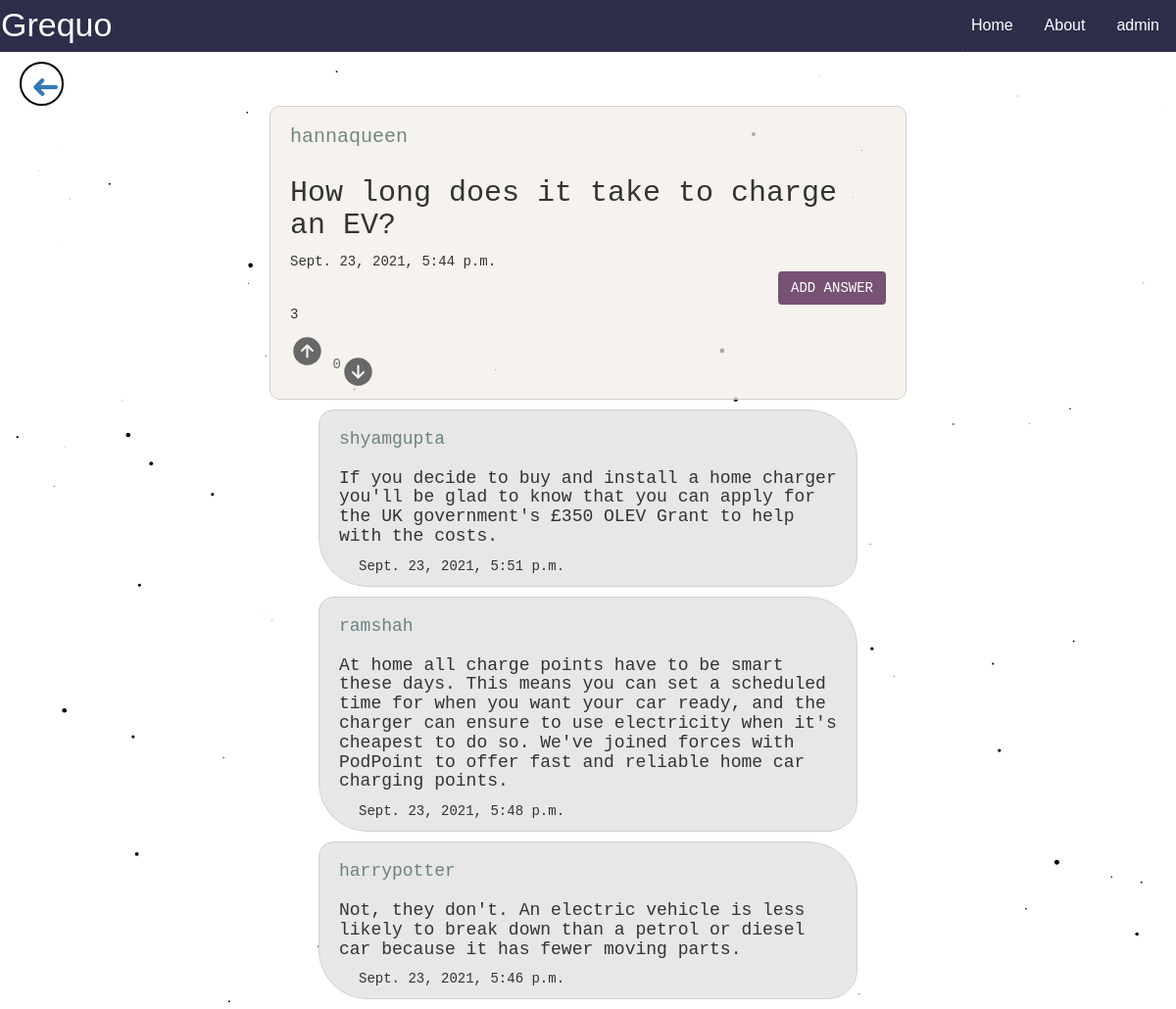
The page /post/21 (signed in) on the database its author committed.
### GrequoApp/models.py (models this page shows, shortened)
class Userquest(models.Model):
    id = models.BigAutoField(auto_created=True, primary_key=True,
                             serialize=False, verbose_name='ID')
    author = models.ForeignKey(User, default=1,
                               null=False,
                               on_delete=models.CASCADE)
    quest = models.TextField(max_length=300, default='')
    timestamp = models.DateTimeField(default=timezone.now)
    like_count = models.PositiveSmallIntegerField(default=0)
    dislike_count = models.PositiveSmallIntegerField(default=0)

class Usercomment(models.Model):
    id = models.UUIDField(primary_key=True, default=uuid.uuid4, editable=False)
    post_id = models.ForeignKey(
        Userquest, null=False, on_delete=models.CASCADE)
    comment_author = models.ForeignKey(
        User, null=False, on_delete=models.CASCADE)
    timestamp = models.DateTimeField(default=timezone.now)
    comment = models.TextField(max_length=500)
    class Meta:
        ordering = ['timestamp']

### GrequoApp/views.py (the view, shortened to what this page needs)
# urls.py: path('post/<int:post_id>', views.handlepost, name='GetUserPost'),
def handlepost(request, post_id):
    if request.user.is_authenticated:
        post_id_int = int(post_id)
        instance_post = Userquest.objects.get(id=post_id_int)
        answer_lists = Usercomment.objects.filter(
            post_id=post_id_int).order_by('-timestamp')
        question = Userquest.objects.get(id=post_id_int)
        return render(request, 'post.html', {'answer_lists': answer_lists, 'question': question})
    else:
        return redirect('/signup')

### templates/post.html (shortened to what this page needs)
<!DOCTYPE html>
<html lang="en">
  <head>
    <link
      rel="stylesheet"
      href="http://maxcdn.bootstrapcdn.com/bootstrap/3.3.7/css/bootstrap.min.css"
    />
  </head>
  <body>
    <div class="navbar">
      <span>Grequo</span>
      <div class="user-dropdown">
        <button class="dropbtn">{{ request.user }}</button>
      </div>
      <a href="/aboutus">About</a>
      <a href="/">Home</a>
    </div>
    <div class="go-back">
      <div class="backArrow"><a href="/" style="text-decoration: none;">&#10140;</a></div>
    </div>
    <section class="question-answer">
      <div class="displayQuestion">
        <div class="displayQuestion-header">
          <span>
            <h4>{{question.author}}</h4>
          </span>
        </div>
        <h2>{{question.quest}}</h2>
        <span>{{question.timestamp}}</span>
        <div class="displayQuestion-footer">
          <button
            type="button"
            class="btn"
            data-toggle="modal"
            data-target="#myModal"
          >
            ADD ANSWER
          </button>
        </div>
        <div>
            <p class="votes">{{question.like_count}}</p>
            <a class="questionfooteranchor" href="{% url 'LikePost' question.id %}">
              <ion-icon class="up" name="arrow-up-circle"></ion-icon>
            </a>
            <a class="questionfooteranchor" href="{% url 'DislikePost' question.id %}">
              <p class="votes">{{question.dislike_count}}</p>
                <ion-icon class="down" name="arrow-down-circle"></ion-icon>
            </a>
        </div>
      </div>
      {% for answer_list in answer_lists %}
      <div class="displayAnswer">
        <h4>{{answer_list.comment_author}}</h4>
        <h3>
            {{answer_list.comment}}        </h3>
        <div class="displayAnswer-footer">
          <span>{{answer_list.timestamp}}</span>
        </div>
      </div>
      {% endfor %}
    </section>
  </body>
</html>

### templates/post.html (style rules this page uses)
* { margin: 0; padding: 0; -webkit-box-sizing: border-box; box-sizing: border-box; }
body { margin: 0; padding: 0; overflow-x: hidden; font-family: monospace; }
.navbar { overflow: visible; background-color: rgb(46 45 74); font-family: Arial; margin-bottom: 0; border-radius: 0; }
.navbar a { float: right; font-size: 16px; color: white; text-align: center; padding: 14px 16px; text-decoration: none; }
.user-dropdown { float: right; }
.user-dropdown .dropbtn { font-size: 16px; border: none; outline: none; color: white; padding: 14px 16px; background-color: inherit; font-family: inherit; margin: 0; }
.navbar span { color: white; font-size: 34px; }
.question-answer .displayQuestion { background-color: #f3eee8b7; border: 1px solid rgb(212 207 207); width: 650px; margin: 0 auto 5px auto; border-radius: 10px; padding: 10px 20px; }
.displayQuestion h2, h4 { word-wrap: break-word; }
.displayQuestion h4 { font-size: 20px; font-family: "Courier New", Courier, monospace; color: rgba(47, 79, 79, 0.671); }
.displayQuestion-header { display: flex; justify-content: space-between; }
.displayQuestion-footer { display: flex; justify-content: right; }
.questionfooteranchor { text-decoration: none; color: rgb(104, 104, 104); display: inline-flex; }
.questionfooteranchor ion-icon { font-size: 35px; }
.btn { color: white; background-color: rgb(119, 82, 116); }
.displayAnswer h4 { color: rgba(47, 79, 79, 0.671); }
.displayAnswer h3 { font-size: 18px; }
.displayAnswer { background-color: #e7e7e7; border: 1px solid rgb(212 207 207); width: 550px; margin: 10px auto; border-radius: 15px 50px 30px; padding: 10px 20px; }
.displayAnswer-footer { display: flex; justify-content: space-between; padding: 0 20px; }
.backArrow { font-size: 35px; margin: 10px 0 0 20px; line-height: 29px; width: 45px; height: 45px; padding: 5px 2px; cursor: pointer; -webkit-user-select: none; -moz-user-select: none; -ms-user-select: none; user-select: none; transform: rotate(180deg); color: rgb(0, 0, 0); border: 2px solid rgb(0, 0, 0); border-radius: 50%; -webkit-touch-callout: none; -khtml-user-select: none; }

### rows shown on the page
Userquest: author "hannaqueen", quest "How long does it take to charge an EV?", timestamp "Sept. 23, 2021, 5:44 p.m.", like_count "3", dislike_count "0"
Usercomment: comment_author "shyamgupta", comment "If you decide to buy and install a home charger you'll be glad to know that you can apply for the UK government's £350 OLEV Grant to help with the costs.", timestamp "Sept. 23, 2021, 5:51 p.m."
Usercomment: comment_author "ramshah", comment "At home all charge points have to be smart these days. This means you can set a scheduled time for when you want your car ready, and the charger can ensure to use electricity when it's cheapest to do so. We've joined forces with PodPoint to offer fast and reliable home car charging points.", timestamp "Sept. 23, 2021, 5:48 p.m."
Usercomment: comment_author "harrypotter", comment "Not, they don't. An electric vehicle is less likely to break down than a petrol or diesel car because it has fewer moving parts.", timestamp "Sept. 23, 2021, 5:46 p.m."

### other values the page prints
{{ request.user }} "admin"
